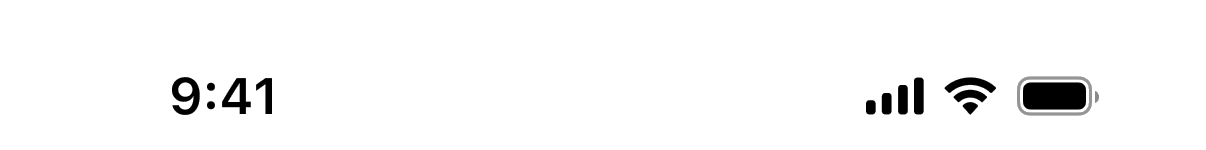
#> input picture wip-frames/scripts/assets/ios18-statusbar-alpha.png, 1206 x 150 px
$ python -i compose.py   (imports and definitions only)
#> lines starting #> are read from the running program, lines starting #| are printed output that depends on the picture; after the words box and inside, x2 and y2 are one past the last pixel; in counts of white or black regions, pixels touching at a corner belong together
#> further down, picture is the input picture: PIL image 1206x150 RGBA; mean R, G, B, A 1.3, 1.3, 1.3, 8.5
#!/usr/bin/env python3
"""Compose WIP approval boards: padded, centered screens on a dotted mat."""

from __future__ import annotations

import argparse
import json
import re
from collections import deque
from pathlib import Path

from PIL import Image, ImageChops, ImageDraw, ImageFilter, ImageFont

# Off-white / super-subtle grey. Not tan.
BG = (0xF5, 0xF5, 0xF5, 255)
DOT = (0xD2, 0xD2, 0xD2, 255)
PAD = 80
PAD_FLOOR = 64
GAP = 32
GAP_FLOOR = 24
DOT_STEP = 24
DOT_OFFSET = 12
DOT_R = 1
DESKTOP_RADIUS = 16
LONG_EDGE_CAP = 2400
MOBILE_MAX_W = 500
MOBILE_ASPECT = 0.72
TARGET_MOBILE_H = 872
SHADOW = True
PILL_W = 126
PILL_H = 37
PILL_Y = 11.5
STATUS_H = 78
PHONE_R = 47
# Pill is black at 10% opacity. Status layer is lowest z — no covering plate.
PILL = (0, 0, 0, 26)
TITLE_COLOR = (0x6B, 0x6B, 0x6B, 255)
TITLE_SIZE = 20
TITLE_GAP = 8
TITLE_FONTS = [
    "/System/Library/Fonts/SFNS.ttf",
    "/System/Library/Fonts/SFNSText.ttf",
    "/Library/Fonts/SF-Pro-Text-Regular.otf",
    "/Library/Fonts/Arial.ttf",
    "/usr/share/fonts/truetype/msttcorefonts/Arial.ttf",
    "/usr/share/fonts/truetype/liberation/LiberationSans-Regular.ttf",
]
TITLE_FONT = next((f for f in TITLE_FONTS if Path(f).exists()), TITLE_FONTS[-1])
STATUS_BAR_ASSET = Path(__file__).resolve().parent / "assets" / "ios18-statusbar-alpha.png"
APPLE_THUMB = (0, 0, 0, 90)
APPLE_THUMB_W = 6
APPLE_INSET = 3

STATUS_OPACITY = 0.50

# Theme tokens agents may change. Everything else is locked.
THEME_KEYS = (
    "mat", "dot", "title", "title_size", "pad", "gap",
    "status_opacity", "pill", "desktop_radius",
)


# [67 lines left out: functions parse_hex, apply_theme, load_theme_file, find_theme, is_mobile, not called in this run]


def is_chrome_grey(px) -> bool:
    r, g, b, a = px
    if a < 12:
        return True
    if max(r, g, b) - min(r, g, b) > 10:
        return False
    return 208 <= min(r, g, b) <= 238


def rounded_mask(size: tuple[int, int], radius: int) -> Image.Image:
    w, h = size
    mask = Image.new("L", (w, h), 0)
    draw = ImageDraw.Draw(mask)
    r = max(0, min(radius, w // 2, h // 2))
    draw.rounded_rectangle((0, 0, w - 1, h - 1), radius=r, fill=255)
    return mask


def punch_corner_chrome(im: Image.Image) -> Image.Image:
    im = im.convert("RGBA")
    w, h = im.size
#> w = 1206; h = 150
    px = im.load()
    seen = bytearray(w * h)
    q: deque[tuple[int, int]] = deque()

    def push(x: int, y: int) -> None:
        if x < 0 or y < 0 or x >= w or y >= h:
            return
        i = y * w + x
        if seen[i]:
            return
        if not is_chrome_grey(px[x, y]):
            return
        seen[i] = 1
        q.append((x, y))

    for x in range(w):
        push(x, 0)
        push(x, h - 1)
    for y in range(h):
        push(0, y)
        push(w - 1, y)

    while q:
        x, y = q.popleft()
        px[x, y] = (0, 0, 0, 0)
        push(x - 1, y)
        push(x + 1, y)
        push(x, y - 1)
        push(x, y + 1)
    return im


def crop_opaque(im: Image.Image) -> Image.Image:
    bbox = im.getbbox()
    return im.crop(bbox) if bbox else im


def apply_phone_mask(im: Image.Image) -> Image.Image:
    scale = im.width / 390
    r = max(20, round(PHONE_R * scale))
    mask = rounded_mask(im.size, r)
#> in rounded_mask, `mask = Image.new("L", (w, h), 0)`: mask: PIL image 927x40 L; every value is 0
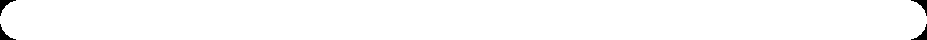
#> mask: PIL image 927x40 L; 99.1% white; 4 black regions, box (x1, y1, x2, y2) and area: (0, 0, 16, 16) 88, (911, 0, 927, 16) 88, (0, 24, 16, 40) 88, (911, 24, 927, 40) 88
    out = Image.new("RGBA", im.size, (0, 0, 0, 0))
#> out: PIL image 927x40 RGBA; every value is 0
    out.paste(im, (0, 0))
    out.putalpha(mask)
    return out


def pill_geometry(im: Image.Image) -> tuple[int, int, int, int]:
    w, h = im.size
    scale = w / 390
    pill_w = max(20, round(PILL_W * scale))
    pill_h = max(10, round(PILL_H * scale))
    top = 0
    for y in range(h):
        if any(im.getpixel((x, y))[3] > 200 for x in range(w // 3, 2 * w // 3)):
            top = y
            break
    pill_y = top + round(PILL_Y * scale)
    pill_x = (w - pill_w) // 2
    return pill_x, pill_y, pill_w, pill_h


def draw_pill_layer(size: tuple[int, int], box: tuple[int, int, int, int]) -> Image.Image:
#> called with size = (927, 40), box = (314, 27, 299, 88)
    layer = Image.new("RGBA", size, (0, 0, 0, 0))
    x, y, w, h = box
    ImageDraw.Draw(layer).rounded_rectangle(
        (x, y, x + w, y + h),
        radius=h // 2,
        fill=PILL,
    )
    return layer


def punch_pill_hole(im: Image.Image, box: tuple[int, int, int, int]) -> Image.Image:
    """Island is a cutout so the status layer (lowest z) shows through."""
    x, y, w, h = box
    hole = Image.new("L", im.size, 255)
    ImageDraw.Draw(hole).rounded_rectangle((x, y, x + w, y + h), radius=h // 2, fill=0)
    im.putalpha(ImageChops.multiply(im.split()[-1], hole))
    return im


def knockout_status_plate(bar: Image.Image) -> Image.Image:
    """Drop the kit PNG's white plate. Keep time / cellular / wifi / battery only."""
    bar = bar.convert("RGBA")
    r, g, b, a = bar.split()
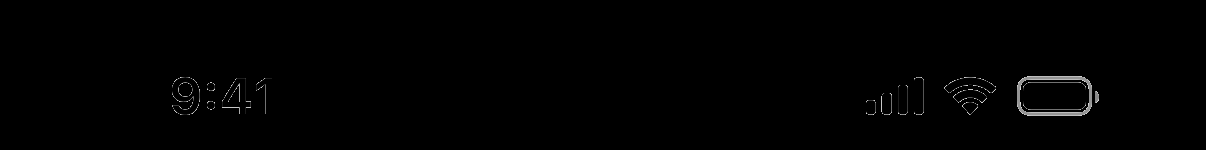
#> r: PIL image 1206x150 L; min 0, max 219, mean 1.3
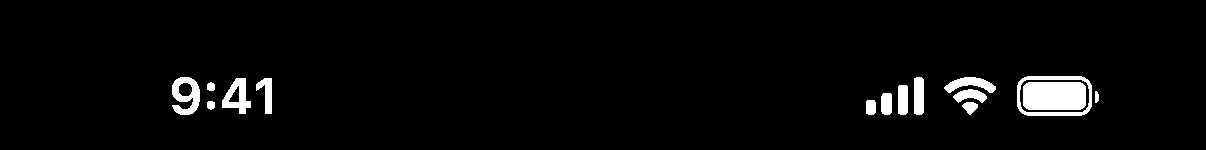
#> a: PIL image 1206x150 L; 3.3% white; 15 white regions, largest, box (x1, y1, x2, y2) and area: (1023, 82, 1086, 110) 1720, (1017, 76, 1092, 116) 742, (172, 77, 200, 115) 646
    # Near-white plate → transparent. Ink stays.
    plate = ImageChops.multiply(
        ImageChops.multiply(r.point(lambda v: 255 if v >= 245 else 0),
                            g.point(lambda v: 255 if v >= 245 else 0)),
        b.point(lambda v: 255 if v >= 245 else 0),
    )
#> plate: PIL image 1206x150 L; every value is 0
    a = ImageChops.subtract(a, plate)
    return Image.merge("RGBA", (r, g, b, a))


def _greyish(rgb: tuple[int, int, int]) -> bool:
    r, g, b = rgb[:3]
    return max(r, g, b) - min(r, g, b) <= 12


def _luma(rgb: tuple[int, int, int]) -> float:
    r, g, b = rgb[:3]
    return 0.2126 * r + 0.7152 * g + 0.0722 * b


# [94 lines left out: functions apple_scrollbars, title_from_path, title_font, not called in this run]


def title_band() -> int:
    return TITLE_SIZE + TITLE_GAP


def overlay_kit_status_bar(im: Image.Image, pill_box: tuple[int, int, int, int] | None = None) -> Image.Image:
    """Official Apple iOS kit Status Bar - iPhone, vertically centered on the pill."""
    if not STATUS_BAR_ASSET.exists():
        return im
    bar = knockout_status_plate(Image.open(STATUS_BAR_ASSET))
    target_w = im.width
    target_h = max(1, round(bar.height * (target_w / bar.width)))
    bar = bar.resize((target_w, target_h), Image.Resampling.LANCZOS)
    bbox = bar.getbbox()
    content_h = (bbox[3] - bbox[1]) if bbox else target_h
    content_mid = (bbox[1] + bbox[3]) / 2 if bbox else target_h / 2
    w, h = im.size
    if pill_box:
        _, py, _, ph = pill_box
        pill_mid = py + ph / 2
    else:
        top = 0
        for y in range(h):
            if any(im.getpixel((x, y))[3] > 200 for x in range(w // 3, 2 * w // 3)):
                top = y
                break
        scale = w / 390
        pill_mid = top + round(PILL_Y * scale) + max(10, round(PILL_H * scale)) / 2
    y = int(round(pill_mid - content_mid))
    y = max(0, min(y, h - target_h))
    r, g, b, a = bar.split()
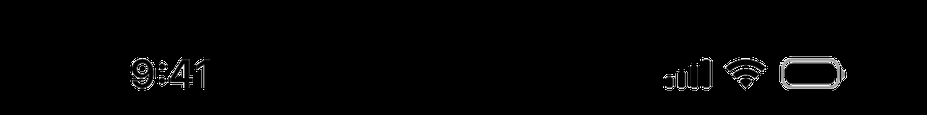
#> r: PIL image 927x115 L; min 0, max 255, mean 3.5
#> a: PIL image 927x115 L
    a = a.point(lambda v: int(v * STATUS_OPACITY))
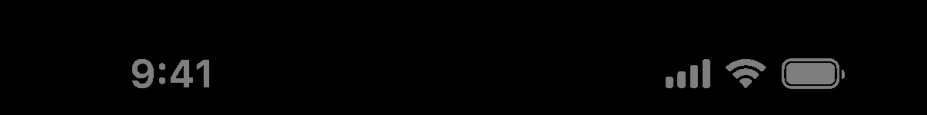
#> a: PIL image 927x115 L; min 0, max 127, mean 4.2
    bar = Image.merge("RGBA", (r, g, b, a))
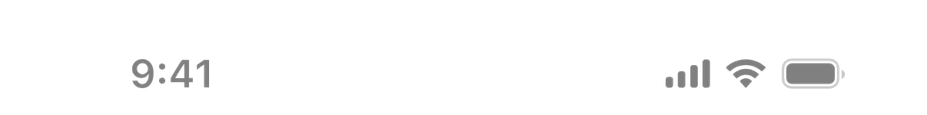
#> bar: PIL image 927x115 RGBA; mean R, G, B, A 3.5, 3.5, 3.5, 4.2; transparent parts drawn white
    layer = Image.new("RGBA", im.size, (0, 0, 0, 0))
    layer.paste(bar, (0, y), bar)
    im.alpha_composite(layer)
    return im


def prepare_mobile(im: Image.Image) -> Image.Image:
    im = punch_corner_chrome(im)
    im = crop_opaque(im)
    im = apply_phone_mask(im)
    box = pill_geometry(im)
    # Status is the lowest z-index: pill + kit first, content on top. No covering plate.
    status = draw_pill_layer(im.size, box)
    status = overlay_kit_status_bar(status, box)
    status.putalpha(ImageChops.multiply(status.split()[-1], im.split()[-1]))
    im = punch_pill_hole(im, box)
#> in punch_pill_hole, `hole = Image.new("L", im.size, 255)`: hole: PIL image 927x40 L; every value is 255
#> in punch_pill_hole, `ImageDraw.Draw(hole).rounded_rectangle((x, y, x + w, y + h), radius=h ..`: hole: PIL image 927x40 L; 91.1% white; 1 black region, box (x1, y1, x2, y2) and area: (328, 27, 600, 40) 3304
    status.alpha_composite(im)
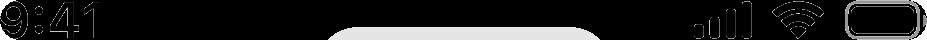
#> status: PIL image 927x40 RGBA; mean R, G, B, A 6.1, 6.1, 6.1, 232.2; transparent parts drawn white
    return status


# [7 lines left out: function prepare_desktop, not called in this run]


def load_screen(path: Path) -> Image.Image:
    im = Image.open(path)
    return im.convert("RGBA")


# [145 lines left out: functions scale_to_height, classify, paint_dots, place_screen, compose, main, not called in this run]


# [2 lines not run here, left out]

>>> from PIL import Image
>>> picture = Image.open('assets/ios18-statusbar-alpha.png')
>>> result = prepare_mobile(picture)
